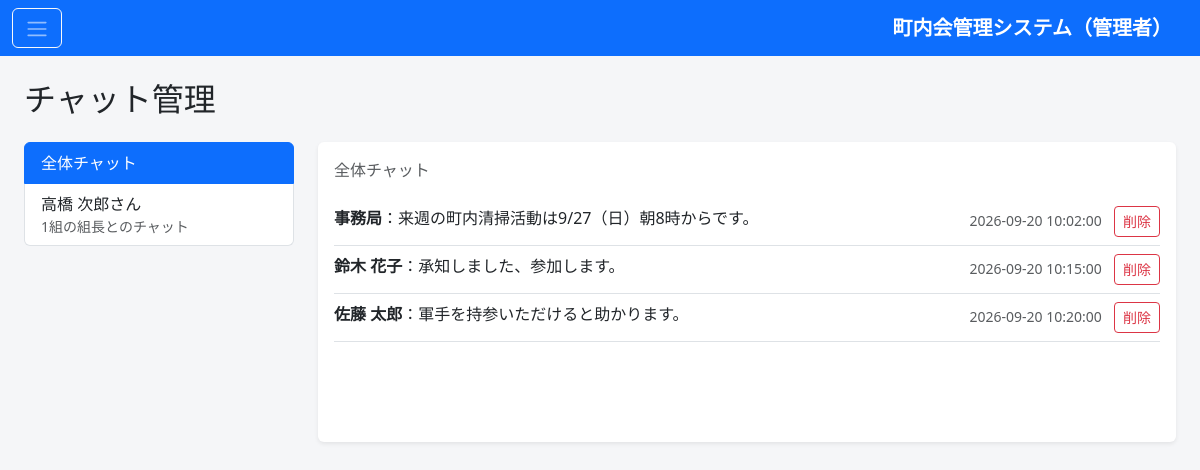
The page /admin/chat_list.php (signed in) on the database its author committed.
### tables this page shows
CREATE TABLE members (
    id              BIGINT UNSIGNED AUTO_INCREMENT PRIMARY KEY,
    name            VARCHAR(100)    NOT NULL,
    address         VARCHAR(255)    NOT NULL,
    phone           VARCHAR(20)     NOT NULL,
    email           VARCHAR(255)    NOT NULL,
    password_hash   VARCHAR(255)    NOT NULL,
    family_count    INT UNSIGNED    NOT NULL DEFAULT 1,
    group_id        BIGINT UNSIGNED NULL,
    role            ENUM('none','leader','vice_leader') NOT NULL DEFAULT 'none'
                        COMMENT 'none=役職なし, leader=組長, vice_leader=副組長',
    created_at      DATETIME        NOT NULL DEFAULT CURRENT_TIMESTAMP,
    updated_at      DATETIME        NOT NULL DEFAULT CURRENT_TIMESTAMP ON UPDATE CURRENT_TIMESTAMP,
    UNIQUE KEY uq_members_email (email),
    KEY idx_members_group_id (group_id),
    CONSTRAINT fk_members_group
        FOREIGN KEY (group_id) REFERENCES member_groups(id) ON DELETE SET NULL
);

CREATE TABLE member_groups (
    id              BIGINT UNSIGNED AUTO_INCREMENT PRIMARY KEY,
    name            VARCHAR(50)     NOT NULL COMMENT '例: 1組, 2組, 3組',
    sort_order      INT             NOT NULL DEFAULT 0,
    is_active       TINYINT(1)      NOT NULL DEFAULT 1 COMMENT 'グループ管理のフラグ管理に対応',
    created_at      DATETIME        NOT NULL DEFAULT CURRENT_TIMESTAMP,
    updated_at      DATETIME        NOT NULL DEFAULT CURRENT_TIMESTAMP ON UPDATE CURRENT_TIMESTAMP,
    UNIQUE KEY uq_member_groups_name (name)
);

CREATE TABLE chat_messages (
    id                  BIGINT UNSIGNED AUTO_INCREMENT PRIMARY KEY,
    room_type           ENUM('all','leader_dm') NOT NULL,
    member_id           BIGINT UNSIGNED NULL COMMENT 'leader_dmのスレッドを識別する相手会員。allの場合はNULL',
    sender_member_id     BIGINT UNSIGNED NULL COMMENT '送信者が会員の場合。退会済みなどでNULLの場合あり',
    sender_is_admin     TINYINT(1)      NOT NULL DEFAULT 0 COMMENT '管理者(事務局)からの投稿か',
    body                TEXT            NOT NULL,
    created_at          DATETIME        NOT NULL DEFAULT CURRENT_TIMESTAMP,
    KEY idx_chat_messages_thread (room_type, member_id, created_at),
    CONSTRAINT fk_chat_messages_member
        FOREIGN KEY (member_id) REFERENCES members(id) ON DELETE CASCADE,
    CONSTRAINT fk_chat_messages_sender
        FOREIGN KEY (sender_member_id) REFERENCES members(id) ON DELETE SET NULL
);

### admin/chat_list.php (the view, shortened to what this page needs)
<?php
require __DIR__ . '/includes/header.php';
$leaderThreads = $pdo->query(
    "SELECT DISTINCT m.id, m.name, g.name AS group_name
     FROM chat_messages cm
     JOIN members m ON m.id = cm.member_id
     LEFT JOIN member_groups g ON g.id = m.group_id
     WHERE cm.room_type = 'leader_dm'
     ORDER BY m.name"
)->fetchAll();
$selectedRoom = $_GET['room'] ?? 'all';
if ($selectedRoom === 'all') {
    $roomLabel = '全体チャット';
    $stmt = $pdo->query(
        "SELECT cm.id, cm.body, cm.created_at, cm.sender_is_admin,
                COALESCE(m.name, '事務局') AS sender_name
         FROM chat_messages cm
         LEFT JOIN members m ON m.id = cm.sender_member_id
         WHERE cm.room_type = 'all'
         ORDER BY cm.created_at"
    );
    $messages = $stmt->fetchAll();
}
?>
<div class="row">
  <div class="col-md-3 mb-3">
    <div class="list-group">
      <a href="chat_list.php?room=all" class="list-group-item list-group-item-action <?php echo $selectedRoom === 'all' ? 'active' : ''; ?>">
        全体チャット
      </a>
      <?php foreach ($leaderThreads as $t): ?>
        <a href="chat_list.php?room=<?php echo $t['id']; ?>"
           class="list-group-item list-group-item-action <?php echo (string) $selectedRoom === (string) $t['id'] ? 'active' : ''; ?>">
          <?php echo htmlspecialchars($t['name']); ?>さん
          <div class="small <?php echo (string) $selectedRoom === (string) $t['id'] ? 'text-white-50' : 'text-muted'; ?>">
            <?php echo htmlspecialchars($t['group_name'] ?? '未所属'); ?>の組長とのチャット
          </div>
        </a>
      <?php endforeach; ?>
    </div>
  </div>
  <div class="col-md-9">
    <div class="bg-white p-3 rounded shadow-sm mb-3" style="min-height:300px;">
      <p class="text-muted mb-3"><?php echo htmlspecialchars($roomLabel); ?></p>
      <?php foreach ($messages as $m): ?>
        <div class="d-flex justify-content-between border-bottom py-2">
          <div><strong><?php echo htmlspecialchars($m['sender_name']); ?></strong>：<?php echo htmlspecialchars($m['body']); ?></div>
          <div class="text-nowrap ms-2">
            <span class="text-muted small me-2"><?php echo htmlspecialchars($m['created_at']); ?></span>
            <form action="chat_list.php" method="post" class="d-inline" onsubmit="return confirm('削除しますか？');">
              <button class="btn btn-sm btn-outline-danger" type="submit">削除</button>
            </form>
          </div>
        </div>
      <?php endforeach; ?>
    </div>
  </div>
</div>
<?php require __DIR__ . '/includes/footer.php'; ?>

### admin/includes/header.php (style rules this page uses)
body { background-color: #f5f6f8; }

### rows shown on the page
members: name "高橋 次郎", group.name "1組"
chat_messages: sender_name "事務局", body "来週の町内清掃活動は9/27（日）朝8時からです。", created_at "2026-09-20 10:02:00"
chat_messages: sender_name "鈴木 花子", body "承知しました、参加します。", created_at "2026-09-20 10:15:00"
chat_messages: sender_name "佐藤 太郎", body "軍手を持参いただけると助かります。", created_at "2026-09-20 10:20:00"

### other values the page prints
$pageTitle "チャット管理"
$roomLabel "全体チャット"
